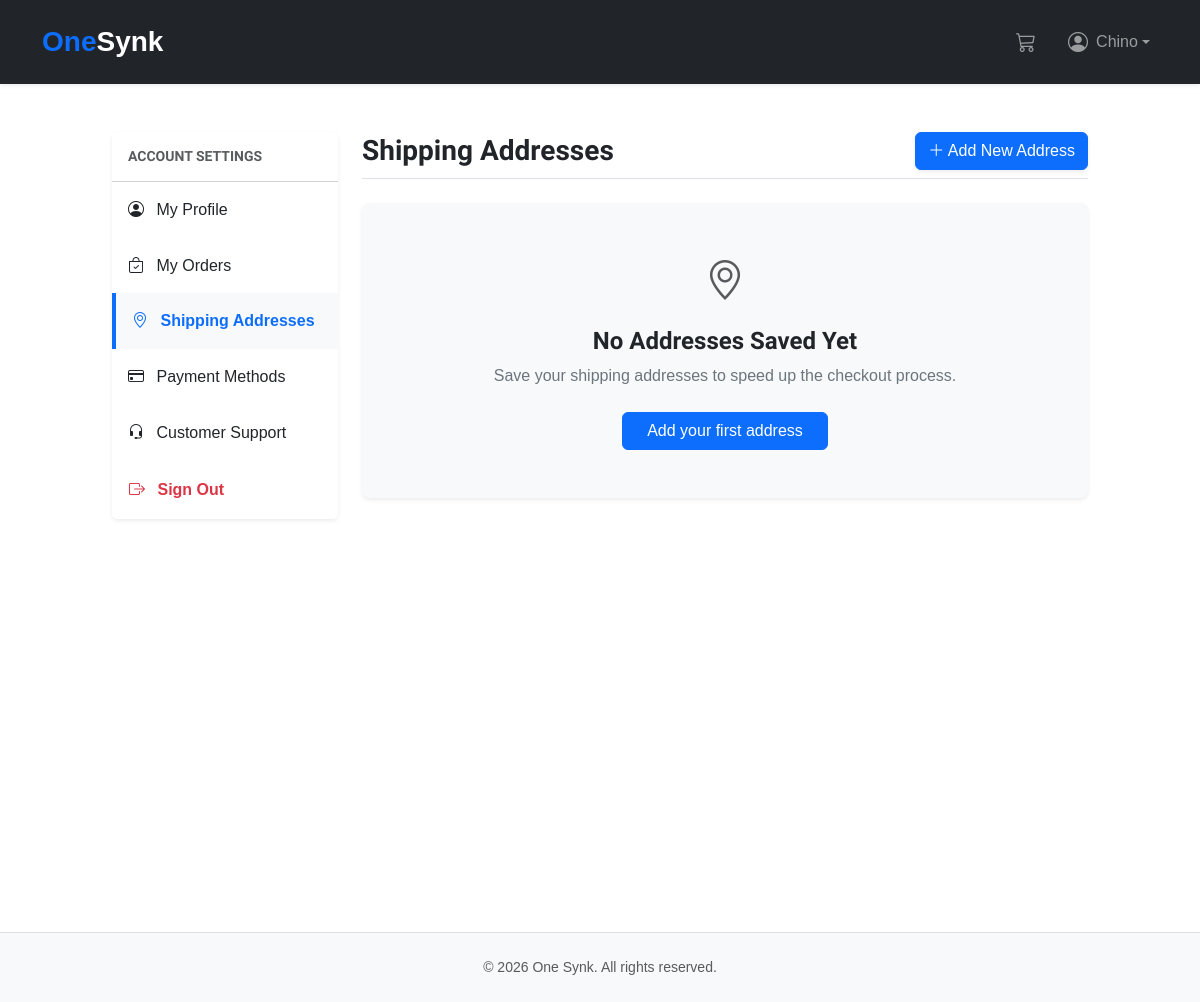
The page /orders/addresses/ (signed in) on the database as committed earlier.
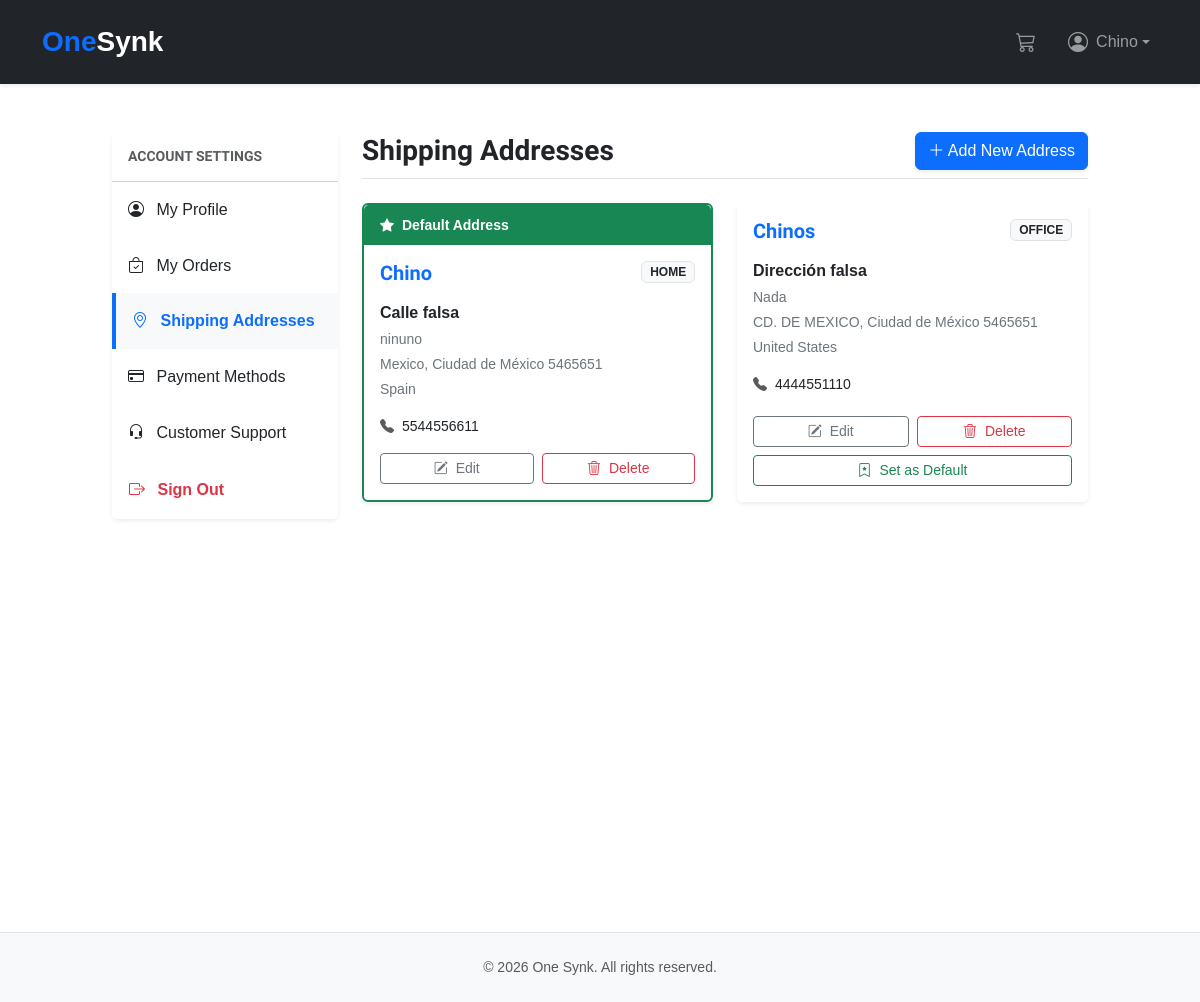
The same page on the database as committed later.
### orders/models.py (models this page shows, shortened)
class Address(models.Model):
    class AddressType(models.TextChoices):
        HOME = "home", _("Home")
        OFFICE = "office", _("Office")
        OTHER = "other", _("Other")
    COUNTRY_CHOICES = (
        ("MX", _("Mexico")),
        ("US", _("United States")),
        ("ES", _("Spain")),
    )
    STATE_CHOICES = (
        ("CDMX", "Ciudad de México"),
        ("MEX", "Estado de México"),
        ("QRO", "Querétaro"),
    )
    user = models.ForeignKey(
        CustomUser,
        on_delete=models.CASCADE,
        related_name="addresses",
        verbose_name=_("user"),
    )
    address_line1 = models.CharField(
        _("address line 1"),
        max_length=255,
        help_text=_("Street, number, and apartment"),
    )
    address_line2 = models.CharField(
        _("address line 2"),
        max_length=255,
        blank=True,
        null=True,
        help_text=_("Additional information (floor, reference, etc.)"),
    )
    city = models.CharField(_("city"), max_length=100)
    state = models.CharField(_("state"), max_length=50, choices=STATE_CHOICES)
    postal_code = models.CharField(_("postal code"), max_length=10)
    country = models.CharField(
        _("country"), max_length=2, choices=COUNTRY_CHOICES, default="MX"
    )
    phone = models.CharField(
        _("phone number"),
        max_length=15,
        help_text=_("Contact telephone number for shipping"),
    )
    recipient_name = models.CharField(
        _("recipient name"),
        max_length=200,
        help_text=_("Name of the person receiving the package"),
    )
    is_default = models.BooleanField(
        _("default address"),
        default=False,
    )
    address_type = models.CharField(
        _("address type"),
        max_length=10,
        choices=AddressType.choices,
        default=AddressType.HOME,
    )
    created_at = models.DateTimeField(auto_now_add=True)
    updated_at = models.DateTimeField(auto_now=True)
    class Meta:
        verbose_name = _("Address")
        verbose_name_plural = _("Addresses")
        ordering = ["-is_default", "-created_at"]
        indexes = [
            models.Index(fields=["user", "-is_default"]),
        ]

### orders/views.py (the view)
# urls.py: path("addresses/", views.address_list, name="address_list"),
@login_required
def address_list(request):
    addresses = request.user.addresses.all()
    return render(request, "orders/addresses/list.html", {"addresses": addresses})

### cart/cart.py (called while the page is built)
    def __len__(self):
        return sum(item["quantity"] for item in self.cart.values())

### cart/context_processors.py (called while the page is built)
def cart(request):
    return {"cart": Cart(request)}

### orders/templates/orders/addresses/list.html (shortened to what the changed rows need)
{% extends 'shop/base.html' %}
{% load static %}
{% load i18n %}
{% block content %}
<div class="container my-5">
    <div class="row">
        <div class="col-md-9">
            <div class="d-flex justify-content-between align-items-center mb-4 pb-2 border-bottom">
                <h2 class="h3 fw-bold mb-0 text-dark">{% trans "Shipping Addresses" %}</h2>
            </div>
            {% if addresses %}
                <div class="row g-4">
                    {% for address in addresses %}
                        <div class="col-md-6">
                            <div class="card h-100 border-0 shadow-sm {% if address.is_default %}ring-default{% endif %}">
                                {% if address.is_default %}
                                    <div class="card-header bg-success text-white py-2 border-0">
                                        <small class="fw-bold"><i class="bi bi-star-fill me-1"></i> {% trans "Default Address" %}</small>
                                    </div>
                                {% endif %}
                                <div class="card-body">
                                    <div class="d-flex justify-content-between align-items-start mb-3">
                                        <h5 class="card-title fw-bold mb-0 text-primary">{{ address.recipient_name }}</h5>
                                        <span class="badge bg-light text-dark border text-uppercase">
                                            {{ address.get_address_type_display }}
                                        </span>
                                    </div>
                                    <div class="address-details text-secondary small">
                                        <p class="mb-1 fw-bold text-dark fs-6">{{ address.address_line1 }}</p>
                                        {% if address.address_line2 %}
                                            <p class="mb-1">{{ address.address_line2 }}</p>
                                        {% endif %}
                                        <p class="mb-1">
                                            {{ address.city }}, {{ address.get_state_display }} {{ address.postal_code }}
                                        </p>
                                        <p class="mb-3">{{ address.get_country_display }}</p>
                                        <p class="mb-0 text-dark">
                                            <i class="bi bi-telephone-fill me-2 text-muted"></i>{{ address.phone }}
                                        </p>
                                    </div>
                                </div>
                                <div class="card-footer bg-white border-top-0 pb-3 pt-0">
                                    <div class="row g-2">
                                        <div class="col-6">
                                            <a href="{% url 'orders:address_edit' address.id %}" class="btn btn-outline-secondary btn-sm w-100">
                                                <i class="bi bi-pencil-square me-1"></i> {% trans "Edit" %}
                                            </a>
                                        </div>
                                        <div class="col-6">
                                            <a href="{% url 'orders:address_delete' address.id %}" class="btn btn-outline-danger btn-sm w-100">
                                                <i class="bi bi-trash3 me-1"></i> {% trans "Delete" %}
                                            </a>
                                        </div>
                                        {% if not address.is_default %}
                                        <div class="col-12 mt-2">
                                            <form action="{% url 'orders:address_set_default' address.id %}" method="post">
                                                <button type="submit" class="btn btn-outline-success btn-sm w-100">
                                                    <i class="bi bi-bookmark-star me-1"></i> {% trans "Set as Default" %}
                                                </button>
                                            </form>
                                        </div>
                                        {% endif %}
                                    </div>
                                </div>
                            </div>
                        </div>
                    {% endfor %}
                </div>
            {% else %}
                <div class="text-center py-5 bg-light rounded-3 shadow-sm">
                    <div class="mb-3 text-muted">
                        <i class="bi bi-geo-alt fs-1"></i>
                    </div>
                    <h4 class="fw-bold">{% trans "No Addresses Saved Yet" %}</h4>
                    <p class="text-secondary">{% trans "Save your shipping addresses to speed up the checkout process." %}</p>
                    <a href="{% url 'orders:address_create' %}" class="btn btn-primary px-4 mt-2">
                        {% trans "Add your first address" %}
                    </a>
                </div>
            {% endif %}
        </div>
    </div>
</div>
{% endblock %}

Rows that differ between the two databases and show on the page:
added Address: recipient_name "Chino", address_type "HOME", address_line1 "Calle falsa", address_line2 "ninuno", city "Mexico", state "Ciudad de México", postal_code "5465651", country "Spain", phone "5544556611", is_default True (drawn)
added Address: recipient_name "Chinos", address_type "OFFICE", address_line1 "Dirección falsa", address_line2 "Nada", city "CD. DE MEXICO", state "Ciudad de México", postal_code "5465651", country "United States", phone "4444551110", is_default False (drawn)
Other text that changed with them:
text no longer shown: "No Addresses Saved Yet Save your shipping addresses to speed up the checkout process. Add your first address"
